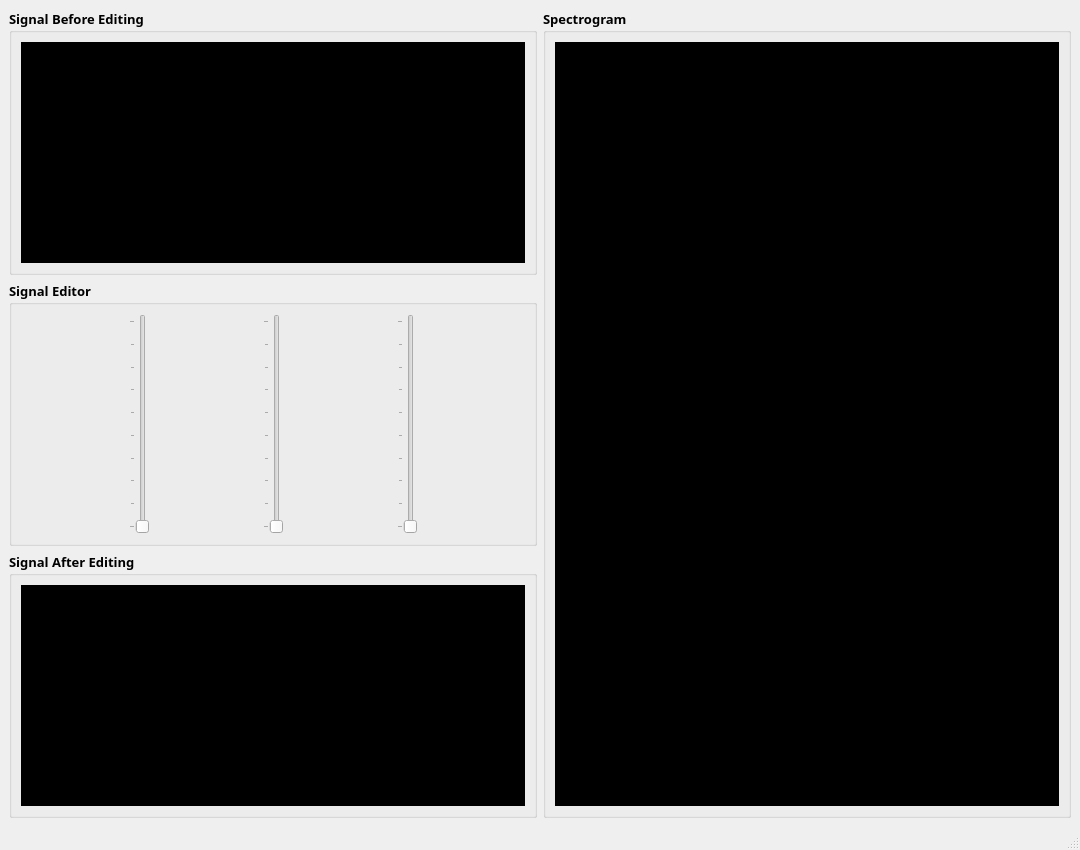
<?xml version="1.0" encoding="UTF-8"?>
<ui version="4.0">
 <class>MainWindow</class>
 <widget class="QMainWindow" name="MainWindow">
  <property name="windowModality">
   <enum>Qt::NonModal</enum>
  </property>
  <property name="geometry">
   <rect>
    <x>0</x>
    <y>0</y>
    <width>1080</width>
    <height>850</height>
   </rect>
  </property>
  <property name="font">
   <font>
    <family>Arial Unicode MS</family>
    <pointsize>10</pointsize>
    <weight>50</weight>
    <italic>false</italic>
    <bold>false</bold>
    <underline>false</underline>
    <strikeout>false</strikeout>
    <kerning>true</kerning>
   </font>
  </property>
  <property name="tabletTracking">
   <bool>false</bool>
  </property>
  <property name="windowTitle">
   <string>Equalizer</string>
  </property>
  <property name="autoFillBackground">
   <bool>false</bool>
  </property>
  <property name="styleSheet">
   <string notr="true"/>
  </property>
  <widget class="QWidget" name="centralwidget">
   <layout class="QGridLayout" name="gridLayout_2">
    <item row="0" column="0">
     <layout class="QGridLayout" name="gridLayout">
      <item row="0" column="0">
       <widget class="QGroupBox" name="OriginalSignalGroupbox">
        <property name="font">
         <font>
          <family>Arial Unicode MS</family>
          <pointsize>10</pointsize>
          <weight>75</weight>
          <bold>true</bold>
         </font>
        </property>
        <property name="title">
         <string>Signal Before Editing</string>
        </property>
        <layout class="QGridLayout" name="gridLayout_4">
         <item row="0" column="0">
          <widget class="QGraphicsView" name="OriginalSignalViewer">
           <property name="cursor" stdset="0">
            <cursorShape>PointingHandCursor</cursorShape>
           </property>
           <property name="styleSheet">
            <string notr="true">background-color: rgb(0, 0, 0);</string>
           </property>
          </widget>
         </item>
        </layout>
       </widget>
      </item>
      <item row="0" column="1" rowspan="3">
       <widget class="QGroupBox" name="SpectrogramGroupBox">
        <property name="font">
         <font>
          <family>Arial Unicode MS</family>
          <pointsize>10</pointsize>
          <weight>75</weight>
          <bold>true</bold>
         </font>
        </property>
        <property name="styleSheet">
         <string notr="true">border-color: qlineargradient(spread:pad, x1:0, y1:0, x2:1, y2:0, stop:0 rgba(0, 0, 0, 255), stop:1 rgba(255, 255, 255, 255));</string>
        </property>
        <property name="title">
         <string>Spectrogram</string>
        </property>
        <layout class="QVBoxLayout" name="verticalLayout">
         <item>
          <widget class="QGraphicsView" name="SignalBeforeEditiing_2">
           <property name="cursor" stdset="0">
            <cursorShape>PointingHandCursor</cursorShape>
           </property>
           <property name="styleSheet">
            <string notr="true">background-color:rgb(0,0,0)</string>
           </property>
          </widget>
         </item>
        </layout>
       </widget>
      </item>
      <item row="2" column="0">
       <widget class="QGroupBox" name="EditedSignalGroupBox">
        <property name="font">
         <font>
          <family>Arial Unicode MS</family>
          <pointsize>10</pointsize>
          <weight>75</weight>
          <bold>true</bold>
         </font>
        </property>
        <property name="title">
         <string>Signal After Editing</string>
        </property>
        <layout class="QGridLayout" name="gridLayout_5">
         <item row="0" column="0">
          <widget class="QGraphicsView" name="EditedSignalViewer">
           <property name="cursor" stdset="0">
            <cursorShape>PointingHandCursor</cursorShape>
           </property>
           <property name="styleSheet">
            <string notr="true">background-color:rgb(0,0,0)</string>
           </property>
          </widget>
         </item>
        </layout>
       </widget>
      </item>
      <item row="1" column="0">
       <widget class="QGroupBox" name="SignalEditorGroupBox">
        <property name="font">
         <font>
          <family>Arial Unicode MS</family>
          <pointsize>10</pointsize>
          <weight>75</weight>
          <bold>true</bold>
         </font>
        </property>
        <property name="title">
         <string>Signal Editor</string>
        </property>
        <layout class="QGridLayout" name="gridLayout_3">
         <item row="0" column="2">
          <widget class="QSlider" name="Slider1">
           <property name="cursor">
            <cursorShape>ClosedHandCursor</cursorShape>
           </property>
           <property name="minimum">
            <number>1</number>
           </property>
           <property name="maximum">
            <number>10</number>
           </property>
           <property name="orientation">
            <enum>Qt::Vertical</enum>
           </property>
           <property name="tickPosition">
            <enum>QSlider::TicksAbove</enum>
           </property>
           <property name="tickInterval">
            <number>1</number>
           </property>
          </widget>
         </item>
         <item row="0" column="1">
          <widget class="QSlider" name="Slider3">
           <property name="cursor">
            <cursorShape>ClosedHandCursor</cursorShape>
           </property>
           <property name="minimum">
            <number>1</number>
           </property>
           <property name="maximum">
            <number>10</number>
           </property>
           <property name="pageStep">
            <number>10</number>
           </property>
           <property name="orientation">
            <enum>Qt::Vertical</enum>
           </property>
           <property name="tickPosition">
            <enum>QSlider::TicksAbove</enum>
           </property>
           <property name="tickInterval">
            <number>1</number>
           </property>
          </widget>
         </item>
         <item row="0" column="0">
          <widget class="QSlider" name="Slider2">
           <property name="cursor">
            <cursorShape>ClosedHandCursor</cursorShape>
           </property>
           <property name="toolTip">
            <string/>
           </property>
           <property name="minimum">
            <number>1</number>
           </property>
           <property name="maximum">
            <number>10</number>
           </property>
           <property name="orientation">
            <enum>Qt::Vertical</enum>
           </property>
           <property name="invertedAppearance">
            <bool>false</bool>
           </property>
           <property name="tickPosition">
            <enum>QSlider::TicksAbove</enum>
           </property>
           <property name="tickInterval">
            <number>1</number>
           </property>
          </widget>
         </item>
        </layout>
       </widget>
      </item>
     </layout>
    </item>
   </layout>
  </widget>
  <widget class="QMenuBar" name="menubar">
   <property name="geometry">
    <rect>
     <x>0</x>
     <y>0</y>
     <width>1080</width>
     <height>26</height>
    </rect>
   </property>
  </widget>
  <widget class="QStatusBar" name="statusbar"/>
 </widget>
 <resources>
  <include location="Source.qrc"/>
 </resources>
 <connections/>
</ui>
